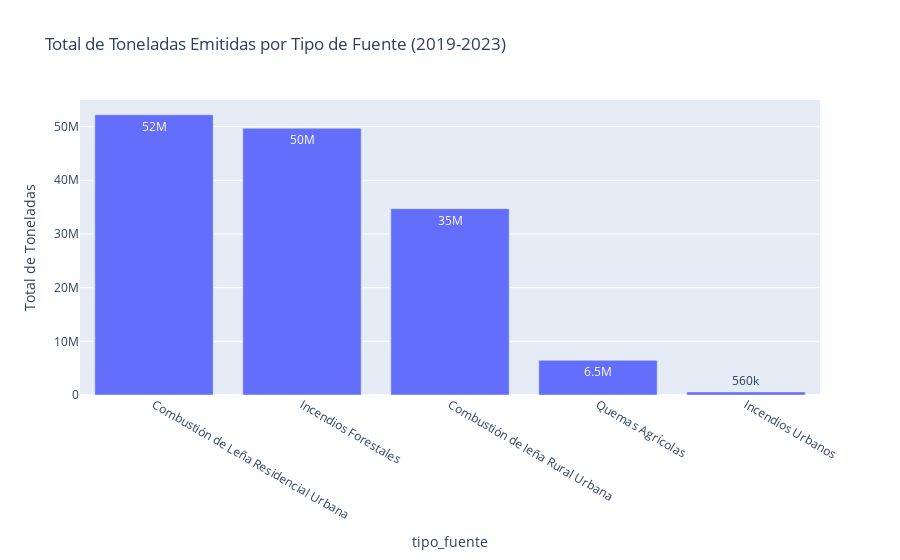

Write notebook code for a chart like this one.
### Markdown cell above
#### 1. ¿Cuáles son las principales fuentes de emisión?
Vamos a cuantificar cuánto aporta cada tipo_fuente al total de emisiones en todo el período.

### Code cell
# Agrupamos por tipo de fuente y sumamos las toneladas
emisiones_por_fuente = df_total.groupby('tipo_fuente')['cantidad_toneladas'].sum().sort_values(ascending=False)

# Creamos un gráfico de barras interactivo
fig_fuente = px.bar(
    emisiones_por_fuente,
    x=emisiones_por_fuente.index,
    y='cantidad_toneladas',
    title='Total de Toneladas Emitidas por Tipo de Fuente (2019-2023)',
    labels={'cantidad_toneladas': 'Total de Toneladas', 'x': 'Tipo de Fuente'},
    text_auto='.2s' # Formato para mostrar los valores en las barras
)

fig_fuente.show()

# Guarda la figura como imagen para mostrar en el notebook de Github 
fig_fuente.write_image("img/toneladas_emitidas_tipo_fuente.png", width=1200, height=300, scale=2)
Image(filename="img/toneladas_emitidas_tipo_fuente.png")

### Figure 1 — Plotly figure (JSON) as saved in the notebook; plotly's stock layout.template omitted (floating-point values rounded to 4 significant figures)
{"data": [{"hovertemplate": "tipo_fuente=%{x}<br>Total de Toneladas=%{y}<extra></extra>", "legendgroup": "", "marker": {"color": "#636efa", "pattern": {"shape": ""}}, "name": "", "orientation": "v", "showlegend": false, "textposition": "auto", "texttemplate": "%{y:.2s}", "type": "bar", "x": ["Combustión de Leña Residencial Urbana", "Incendios Forestales", "Combustión de leña Rural Urbana", "Quemas Agrícolas", "Incendios Urbanos"], "xaxis": "x", "y": [52210000.0, 49690000.0, 34700000.0, 6465000.0, 563100.0], "yaxis": "y"}], "layout": {"barmode": "relative", "legend": {"tracegroupgap": 0}, "title": {"text": "Total de Toneladas Emitidas por Tipo de Fuente (2019-2023)"}, "xaxis": {"anchor": "y", "domain": [0, 1], "title": {"text": "tipo_fuente"}}, "yaxis": {"anchor": "x", "domain": [0, 1], "title": {"text": "Total de Toneladas"}}}}
